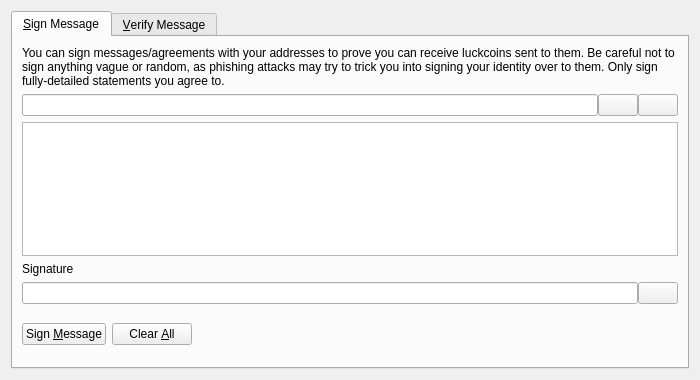
<?xml version="1.0" encoding="UTF-8"?>
<ui version="4.0">
 <class>SignVerifyMessageDialog</class>
 <widget class="QDialog" name="SignVerifyMessageDialog">
  <property name="geometry">
   <rect>
    <x>0</x>
    <y>0</y>
    <width>700</width>
    <height>380</height>
   </rect>
  </property>
  <property name="windowTitle">
   <string>Signatures - Sign / Verify a Message</string>
  </property>
  <property name="modal">
   <bool>true</bool>
  </property>
  <layout class="QVBoxLayout" name="verticalLayout">
   <item>
    <widget class="QTabWidget" name="tabWidget">
     <property name="currentIndex">
      <number>0</number>
     </property>
     <widget class="QWidget" name="tabSignMessage">
      <attribute name="title">
       <string>&amp;Sign Message</string>
      </attribute>
      <layout class="QVBoxLayout" name="verticalLayout_SM">
       <item>
        <widget class="QLabel" name="infoLabel_SM">
         <property name="text">
          <string>You can sign messages/agreements with your addresses to prove you can receive luckcoins sent to them. Be careful not to sign anything vague or random, as phishing attacks may try to trick you into signing your identity over to them. Only sign fully-detailed statements you agree to.</string>
         </property>
         <property name="textFormat">
          <enum>Qt::PlainText</enum>
         </property>
         <property name="wordWrap">
          <bool>true</bool>
         </property>
        </widget>
       </item>
       <item>
        <layout class="QHBoxLayout" name="horizontalLayout_1_SM">
         <property name="spacing">
          <number>0</number>
         </property>
         <item>
          <widget class="QValidatedLineEdit" name="addressIn_SM">
           <property name="toolTip">
            <string>The Luckcoin address to sign the message with</string>
           </property>
          </widget>
         </item>
         <item>
          <widget class="QPushButton" name="addressBookButton_SM">
           <property name="toolTip">
            <string>Choose previously used address</string>
           </property>
           <property name="text">
            <string/>
           </property>
           <property name="icon">
            <iconset resource="../bitcoin.qrc">
             <normaloff>:/icons/address-book</normaloff>:/icons/address-book</iconset>
           </property>
           <property name="shortcut">
            <string>Alt+A</string>
           </property>
           <property name="autoDefault">
            <bool>false</bool>
           </property>
          </widget>
         </item>
         <item>
          <widget class="QPushButton" name="pasteButton_SM">
           <property name="toolTip">
            <string>Paste address from clipboard</string>
           </property>
           <property name="text">
            <string/>
           </property>
           <property name="icon">
            <iconset resource="../bitcoin.qrc">
             <normaloff>:/icons/editpaste</normaloff>:/icons/editpaste</iconset>
           </property>
           <property name="shortcut">
            <string>Alt+P</string>
           </property>
           <property name="autoDefault">
            <bool>false</bool>
           </property>
          </widget>
         </item>
        </layout>
       </item>
       <item>
        <widget class="QPlainTextEdit" name="messageIn_SM">
         <property name="toolTip">
          <string>Enter the message you want to sign here</string>
         </property>
        </widget>
       </item>
       <item>
        <widget class="QLabel" name="signatureLabel_SM">
         <property name="text">
          <string>Signature</string>
         </property>
         <property name="textFormat">
          <enum>Qt::PlainText</enum>
         </property>
        </widget>
       </item>
       <item>
        <layout class="QHBoxLayout" name="horizontalLayout_2_SM">
         <property name="spacing">
          <number>0</number>
         </property>
         <item>
          <widget class="QLineEdit" name="signatureOut_SM">
           <property name="font">
            <font>
             <italic>true</italic>
            </font>
           </property>
           <property name="readOnly">
            <bool>true</bool>
           </property>
          </widget>
         </item>
         <item>
          <widget class="QPushButton" name="copySignatureButton_SM">
           <property name="toolTip">
            <string>Copy the current signature to the system clipboard</string>
           </property>
           <property name="text">
            <string/>
           </property>
           <property name="icon">
            <iconset resource="../bitcoin.qrc">
             <normaloff>:/icons/editcopy</normaloff>:/icons/editcopy</iconset>
           </property>
           <property name="autoDefault">
            <bool>false</bool>
           </property>
          </widget>
         </item>
        </layout>
       </item>
       <item>
        <layout class="QHBoxLayout" name="horizontalLayout_3_SM">
         <item>
          <widget class="QPushButton" name="signMessageButton_SM">
           <property name="toolTip">
            <string>Sign the message to prove you own this Luckcoin address</string>
           </property>
           <property name="text">
            <string>Sign &amp;Message</string>
           </property>
           <property name="icon">
            <iconset resource="../bitcoin.qrc">
             <normaloff>:/icons/edit</normaloff>:/icons/edit</iconset>
           </property>
           <property name="autoDefault">
            <bool>false</bool>
           </property>
          </widget>
         </item>
         <item>
          <widget class="QPushButton" name="clearButton_SM">
           <property name="toolTip">
            <string>Reset all sign message fields</string>
           </property>
           <property name="text">
            <string>Clear &amp;All</string>
           </property>
           <property name="icon">
            <iconset resource="../bitcoin.qrc">
             <normaloff>:/icons/remove</normaloff>:/icons/remove</iconset>
           </property>
           <property name="autoDefault">
            <bool>false</bool>
           </property>
          </widget>
         </item>
         <item>
          <spacer name="horizontalSpacer_1_SM">
           <property name="orientation">
            <enum>Qt::Horizontal</enum>
           </property>
           <property name="sizeHint" stdset="0">
            <size>
             <width>40</width>
             <height>48</height>
            </size>
           </property>
          </spacer>
         </item>
         <item>
          <widget class="QLabel" name="statusLabel_SM">
           <property name="font">
            <font>
             <weight>75</weight>
             <bold>true</bold>
            </font>
           </property>
           <property name="text">
            <string/>
           </property>
           <property name="wordWrap">
            <bool>true</bool>
           </property>
          </widget>
         </item>
         <item>
          <spacer name="horizontalSpacer_2_SM">
           <property name="orientation">
            <enum>Qt::Horizontal</enum>
           </property>
           <property name="sizeHint" stdset="0">
            <size>
             <width>40</width>
             <height>48</height>
            </size>
           </property>
          </spacer>
         </item>
        </layout>
       </item>
      </layout>
     </widget>
     <widget class="QWidget" name="tabVerifyMessage">
      <attribute name="title">
       <string>&amp;Verify Message</string>
      </attribute>
      <layout class="QVBoxLayout" name="verticalLayout_VM">
       <item>
        <widget class="QLabel" name="infoLabel_VM">
         <property name="text">
          <string>Enter the receiver's address, message (ensure you copy line breaks, spaces, tabs, etc. exactly) and signature below to verify the message. Be careful not to read more into the signature than what is in the signed message itself, to avoid being tricked by a man-in-the-middle attack. Note that this only proves the signing party receives with the address, it cannot prove sendership of any transaction!</string>
         </property>
         <property name="textFormat">
          <enum>Qt::PlainText</enum>
         </property>
         <property name="alignment">
          <set>Qt::AlignLeading|Qt::AlignLeft|Qt::AlignTop</set>
         </property>
         <property name="wordWrap">
          <bool>true</bool>
         </property>
        </widget>
       </item>
       <item>
        <layout class="QHBoxLayout" name="horizontalLayout_1_VM">
         <property name="spacing">
          <number>0</number>
         </property>
         <item>
          <widget class="QValidatedLineEdit" name="addressIn_VM">
           <property name="toolTip">
            <string>The Luckcoin address the message was signed with</string>
           </property>
          </widget>
         </item>
         <item>
          <widget class="QPushButton" name="addressBookButton_VM">
           <property name="toolTip">
            <string>Choose previously used address</string>
           </property>
           <property name="text">
            <string/>
           </property>
           <property name="icon">
            <iconset resource="../bitcoin.qrc">
             <normaloff>:/icons/address-book</normaloff>:/icons/address-book</iconset>
           </property>
           <property name="shortcut">
            <string>Alt+A</string>
           </property>
           <property name="autoDefault">
            <bool>false</bool>
           </property>
          </widget>
         </item>
        </layout>
       </item>
       <item>
        <widget class="QPlainTextEdit" name="messageIn_VM"/>
       </item>
       <item>
        <widget class="QValidatedLineEdit" name="signatureIn_VM"/>
       </item>
       <item>
        <layout class="QHBoxLayout" name="horizontalLayout_2_VM">
         <item>
          <widget class="QPushButton" name="verifyMessageButton_VM">
           <property name="toolTip">
            <string>Verify the message to ensure it was signed with the specified Luckcoin address</string>
           </property>
           <property name="text">
            <string>Verify &amp;Message</string>
           </property>
           <property name="icon">
            <iconset resource="../bitcoin.qrc">
             <normaloff>:/icons/transaction_0</normaloff>:/icons/transaction_0</iconset>
           </property>
           <property name="autoDefault">
            <bool>false</bool>
           </property>
          </widget>
         </item>
         <item>
          <widget class="QPushButton" name="clearButton_VM">
           <property name="toolTip">
            <string>Reset all verify message fields</string>
           </property>
           <property name="text">
            <string>Clear &amp;All</string>
           </property>
           <property name="icon">
            <iconset resource="../bitcoin.qrc">
             <normaloff>:/icons/remove</normaloff>:/icons/remove</iconset>
           </property>
           <property name="autoDefault">
            <bool>false</bool>
           </property>
          </widget>
         </item>
         <item>
          <spacer name="horizontalSpacer_1_VM">
           <property name="orientation">
            <enum>Qt::Horizontal</enum>
           </property>
           <property name="sizeHint" stdset="0">
            <size>
             <width>40</width>
             <height>48</height>
            </size>
           </property>
          </spacer>
         </item>
         <item>
          <widget class="QLabel" name="statusLabel_VM">
           <property name="font">
            <font>
             <weight>75</weight>
             <bold>true</bold>
            </font>
           </property>
           <property name="text">
            <string/>
           </property>
           <property name="wordWrap">
            <bool>true</bool>
           </property>
          </widget>
         </item>
         <item>
          <spacer name="horizontalSpacer_2_VM">
           <property name="orientation">
            <enum>Qt::Horizontal</enum>
           </property>
           <property name="sizeHint" stdset="0">
            <size>
             <width>40</width>
             <height>48</height>
            </size>
           </property>
          </spacer>
         </item>
        </layout>
       </item>
      </layout>
     </widget>
    </widget>
   </item>
  </layout>
 </widget>
 <customwidgets>
  <customwidget>
   <class>QValidatedLineEdit</class>
   <extends>QLineEdit</extends>
   <header>qt/qvalidatedlineedit.h</header>
  </customwidget>
 </customwidgets>
 <resources>
  <include location="../bitcoin.qrc"/>
 </resources>
 <connections/>
</ui>
